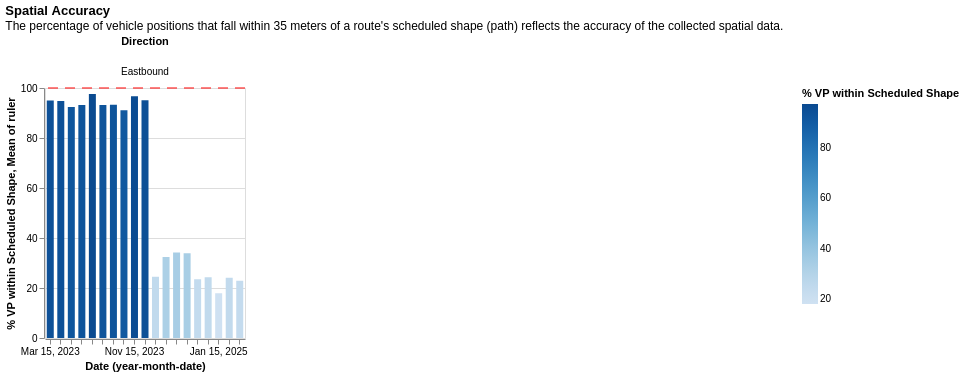

Notebook source saved alongside this figure:
### Code cell
old_route_filter(df)

### Figure 1 — Vega-Lite specification as saved in the notebook (floating-point values rounded to 4 significant figures)
{"config": {"view": {"continuousWidth": 300, "continuousHeight": 300}}, "vconcat": [{"facet": {"column": {"field": "Direction", "type": "nominal"}}, "spec": {"layer": [{"mark": {"type": "bar", "clip": true, "size": 7}, "encoding": {"color": {"field": "% VP within Scheduled Shape", "type": "quantitative"}, "tooltip": [{"field": "Direction", "type": "nominal"}, {"field": "Route", "type": "nominal"}, {"field": "% VP within Scheduled Shape", "type": "quantitative"}], "x": {"field": "Date", "timeUnit": "yearmonthdate", "type": "ordinal"}, "y": {"field": "% VP within Scheduled Shape", "type": "quantitative"}}, "name": "view_2"}, {"mark": {"type": "rule", "color": "red", "strokeDash": [10, 7]}, "encoding": {"y": {"aggregate": "mean", "field": "ruler", "type": "quantitative"}}}], "height": 250, "width": 200}, "title": {"text": "Spatial Accuracy", "subtitle": "The percentage of vehicle positions that fall within 35 meters of a route's scheduled shape (path) reflects the accuracy of the collected spatial data."}, "transform": [{"filter": {"param": "param_2"}}]}], "data": {"name": "data-670528f05c9322bcff9e06d5371e0dd4"}, "params": [{"name": "param_2", "select": {"type": "point", "fields": ["Route"]}, "bind": {"input": "select", "options": ["Cityline Local-East", "Cityline Local-West"], "name": "Routes: "}, "value": "Cityline Local-East", "views": ["view_2"]}], "$schema": "https://vega.github.io/schema/vega-lite/v5.20.1.json", "datasets": {"data-670528f05c9322bcff9e06d5371e0dd4": [{"Direction (0/1)": 0, "Period": "All Day", "Average Scheduled Service (trip minutes)": 52.73, "# Scheduled Trips": 15, "Date": "2023-03-15T00:00:00", "Route": "Cityline Local-East", "Direction": "Eastbound", "# Minutes with 1+ VP per Minute": 455, "# Minutes with 2+ VP per Minute": 249, "# Early Arrival Trips": 1, "# On-Time Trips": 7, "# Late Trips": 3, "Average VP per Minute": 1.19, "% VP within Scheduled Shape": 95.0, "% Scheduled Trip w/ 1+ VP/Minute": 78.2, "% Scheduled Trip w/ 2+ VP/Minute": 42.8, "Realtime versus Scheduled Service Ratio": 1.14, "Speed (MPH)": 8.82, "Portfolio Organization Name": "City of West Hollywood", "Headway (Minutes)": 96.77, "sched_rt_category": "schedule_and_vp", "ruler": 100}, {"Direction (0/1)": 1, "Period": "All Day", "Average Scheduled Service (trip minutes)": 67.89, "# Scheduled Trips": 15, "Date": "2023-03-15T00:00:00", "Route": "Cityline Local-West", "Direction": "Westbound", "# Minutes with 1+ VP per Minute": 649, "# Minutes with 2+ VP per Minute": 291, "# Early Arrival Trips": 2, "# On-Time Trips": 2, "# Late Trips": 8, "Average VP per Minute": 1.06, "% VP within Scheduled Shape": 94.1, "% Scheduled Trip w/ 1+ VP/Minute": 79.3, "% Scheduled Trip w/ 2+ VP/Minute": 35.5, "Realtime versus Scheduled Service Ratio": 1.21, "Speed (MPH)": 8.45, "Portfolio Organization Name": "City of West Hollywood", "Headway (Minutes)": 96.77, "sched_rt_category": "schedule_and_vp", "ruler": 100}, {"Direction (0/1)": 0, "Period": "All Day", "Average Scheduled Service (trip minutes)": 52.73, "# Scheduled Trips": 15, "Date": "2023-04-12T00:00:00", "Route": "Cityline Local-East", "Direction": "Eastbound", "# Minutes with 1+ VP per Minute": 597, "# Minutes with 2+ VP per Minute": 301, "# Early Arrival Trips": 3, "# On-Time Trips": 3, "# Late Trips": 7, "Average VP per Minute": 1.2, "% VP within Scheduled Shape": 94.8, "% Scheduled Trip w/ 1+ VP/Minute": 86.4, "% Scheduled Trip w/ 2+ VP/Minute": 43.6, "Realtime versus Scheduled Service Ratio": 1.22, "Speed (MPH)": 8.55, "Portfolio Organization Name": "City of West Hollywood", "Headway (Minutes)": 96.77, "sched_rt_category": "schedule_and_vp", "ruler": 100}, {"Direction (0/1)": 0, "Period": "All Day", "Average Scheduled Service (trip minutes)": 52.73, "# Scheduled Trips": 15, "Date": "2023-05-17T00:00:00", "Route": "Cityline Local-East", "Direction": "Eastbound", "# Minutes with 1+ VP per Minute": 579, "# Minutes with 2+ VP per Minute": 313, "# Early Arrival Trips": 2, "# On-Time Trips": 2, "# Late Trips": 7, "Average VP per Minute": 1.52, "% VP within Scheduled Shape": 92.4, "% Scheduled Trip w/ 1+ VP/Minute": 100.0, "% Scheduled Trip w/ 2+ VP/Minute": 54.1, "Realtime versus Scheduled Service Ratio": 1.13, "Speed (MPH)": 8.41, "Portfolio Organization Name": "City of West Hollywood", "Headway (Minutes)": 96.77, "sched_rt_category": "schedule_and_vp", "ruler": 100}, {"Direction (0/1)": 0, "Period": "All Day", "Average Scheduled Service (trip minutes)": 52.73, "# Scheduled Trips": 15, "Date": "2023-06-14T00:00:00", "Route": "Cityline Local-East", "Direction": "Eastbound", "# Minutes with 1+ VP per Minute": 397, "# Minutes with 2+ VP per Minute": 208, "# Early Arrival Trips": 1, "# On-Time Trips": 1, "# Late Trips": 5, "Average VP per Minute": 1.45, "% VP within Scheduled Shape": 93.2, "% Scheduled Trip w/ 1+ VP/Minute": 100.0, "% Scheduled Trip w/ 2+ VP/Minute": 56.1, "Realtime versus Scheduled Service Ratio": 1.28, "Speed (MPH)": 7.31, "Portfolio Organization Name": "City of West Hollywood", "Headway (Minutes)": 96.77, "sched_rt_category": "schedule_and_vp", "ruler": 100}, {"Direction (0/1)": 0, "Period": "All Day", "Average Scheduled Service (trip minutes)": 52.73, "# Scheduled Trips": 15, "Date": "2023-07-12T00:00:00", "Route": "Cityline Local-East", "Direction": "Eastbound", "# Minutes with 1+ VP per Minute": 695, "# Minutes with 2+ VP per Minute": 395, "# Early Arrival Trips": 0, "# On-Time Trips": 3, "# Late Trips": 8, "Average VP per Minute": 1.59, "% VP within Scheduled Shape": 97.6, "% Scheduled Trip w/ 1+ VP/Minute": 100.0, "% Scheduled Trip w/ 2+ VP/Minute": 67.8, "Realtime versus Scheduled Service Ratio": 1.32, "Speed (MPH)": 8.54, "Portfolio Organization Name": "City of West Hollywood", "Headway (Minutes)": 96.77, "sched_rt_category": "schedule_and_vp", "ruler": 100}, {"Direction (0/1)": 0, "Period": "All Day", "Average Scheduled Service (trip minutes)": 52.73, "# Scheduled Trips": 15, "Date": "2023-08-15T00:00:00", "Route": "Cityline Local-East", "Direction": "Eastbound", "# Minutes with 1+ VP per Minute": 395, "# Minutes with 2+ VP per Minute": 207, "# Early Arrival Trips": 1, "# On-Time Trips": 1, "# Late Trips": 5, "Average VP per Minute": 1.68, "% VP within Scheduled Shape": 93.2, "% Scheduled Trip w/ 1+ VP/Minute": 100.0, "% Scheduled Trip w/ 2+ VP/Minute": 55.6, "Realtime versus Scheduled Service Ratio": 1.08, "Speed (MPH)": 8.73, "Portfolio Organization Name": "City of West Hollywood", "Headway (Minutes)": 96.77, "sched_rt_category": "schedule_and_vp", "ruler": 100}, {"Direction (0/1)": 0, "Period": "All Day", "Average Scheduled Service (trip minutes)": 52.73, "# Scheduled Trips": 15, "Date": "2023-09-13T00:00:00", "Route": "Cityline Local-East", "Direction": "Eastbound", "# Minutes with 1+ VP per Minute": 668, "# Minutes with 2+ VP per Minute": 363, "# Early Arrival Trips": 2, "# On-Time Trips": 2, "# Late Trips": 7, "Average VP per Minute": 1.61, "% VP within Scheduled Shape": 93.3, "% Scheduled Trip w/ 1+ VP/Minute": 100.0, "% Scheduled Trip w/ 2+ VP/Minute": 62.6, "Realtime versus Scheduled Service Ratio": 1.24, "Speed (MPH)": 8.95, "Portfolio Organization Name": "City of West Hollywood", "Headway (Minutes)": 96.77, "sched_rt_category": "schedule_and_vp", "ruler": 100}, {"Direction (0/1)": 0, "Period": "All Day", "Average Scheduled Service (trip minutes)": 52.73, "# Scheduled Trips": 15, "Date": "2023-10-11T00:00:00", "Route": "Cityline Local-East", "Direction": "Eastbound", "# Minutes with 1+ VP per Minute": 534, "# Minutes with 2+ VP per Minute": 274, "# Early Arrival Trips": 3, "# On-Time Trips": 5, "# Late Trips": 3, "Average VP per Minute": 1.56, "% VP within Scheduled Shape": 91.1, "% Scheduled Trip w/ 1+ VP/Minute": 92.4, "% Scheduled Trip w/ 2+ VP/Minute": 47.4, "Realtime versus Scheduled Service Ratio": 1.01, "Speed (MPH)": 8.85, "Portfolio Organization Name": "City of West Hollywood", "Headway (Minutes)": 96.77, "sched_rt_category": "schedule_and_vp", "ruler": 100}, {"Direction (0/1)": 0, "Period": "All Day", "Average Scheduled Service (trip minutes)": 52.73, "# Scheduled Trips": 15, "Date": "2023-11-15T00:00:00", "Route": "Cityline Local-East", "Direction": "Eastbound", "# Minutes with 1+ VP per Minute": 358, "# Minutes with 2+ VP per Minute": 184, "# Early Arrival Trips": 2, "# On-Time Trips": 4, "# Late Trips": 1, "Average VP per Minute": 1.67, "% VP within Scheduled Shape": 96.7, "% Scheduled Trip w/ 1+ VP/Minute": 95.7, "% Scheduled Trip w/ 2+ VP/Minute": 49.2, "Realtime versus Scheduled Service Ratio": 0.98, "Speed (MPH)": 8.9, "Portfolio Organization Name": "City of West Hollywood", "Headway (Minutes)": 96.77, "sched_rt_category": "schedule_and_vp", "ruler": 100}, {"Direction (0/1)": 0, "Period": "All Day", "Average Scheduled Service (trip minutes)": 52.73, "# Scheduled Trips": 15, "Date": "2023-12-13T00:00:00", "Route": "Cityline Local-East", "Direction": "Eastbound", "# Minutes with 1+ VP per Minute": 501, "# Minutes with 2+ VP per Minute": 269, "# Early Arrival Trips": 0, "# On-Time Trips": 2, "# Late Trips": 6, "Average VP per Minute": 1.58, "% VP within Scheduled Shape": 95.1, "% Scheduled Trip w/ 1+ VP/Minute": 100.0, "% Scheduled Trip w/ 2+ VP/Minute": 64.0, "Realtime versus Scheduled Service Ratio": 1.31, "Speed (MPH)": 7.25, "Portfolio Organization Name": "City of West Hollywood", "Headway (Minutes)": 96.77, "sched_rt_category": "schedule_and_vp", "ruler": 100}, {"Direction (0/1)": 1, "Period": "All Day", "Average Scheduled Service (trip minutes)": 67.89, "# Scheduled Trips": 15, "Date": "2023-04-12T00:00:00", "Route": "Cityline Local-West", "Direction": "Westbound", "# Minutes with 1+ VP per Minute": 779, "# Minutes with 2+ VP per Minute": 371, "# Early Arrival Trips": 2, "# On-Time Trips": 6, "# Late Trips": 6, "Average VP per Minute": 1.2, "% VP within Scheduled Shape": 93.3, "% Scheduled Trip w/ 1+ VP/Minute": 81.7, "% Scheduled Trip w/ 2+ VP/Minute": 38.9, "Realtime versus Scheduled Service Ratio": 1.11, "Speed (MPH)": 7.81, "Portfolio Organization Name": "City of West Hollywood", "Headway (Minutes)": 96.77, "sched_rt_category": "schedule_and_vp", "ruler": 100}, {"Direction (0/1)": 1, "Period": "All Day", "Average Scheduled Service (trip minutes)": 67.89, "# Scheduled Trips": 15, "Date": "2023-05-17T00:00:00", "Route": "Cityline Local-West", "Direction": "Westbound", "# Minutes with 1+ VP per Minute": 708, "# Minutes with 2+ VP per Minute": 364, "# Early Arrival Trips": 1, "# On-Time Trips": 4, "# Late Trips": 5, "Average VP per Minute": 1.62, "% VP within Scheduled Shape": 93.9, "% Scheduled Trip w/ 1+ VP/Minute": 100.0, "% Scheduled Trip w/ 2+ VP/Minute": 54.1, "Realtime versus Scheduled Service Ratio": 1.1, "Speed (MPH)": 8.64, "Portfolio Organization Name": "City of West Hollywood", "Headway (Minutes)": 96.77, "sched_rt_category": "schedule_and_vp", "ruler": 100}, {"Direction (0/1)": 1, "Period": "All Day", "Average Scheduled Service (trip minutes)": 67.89, "# Scheduled Trips": 15, "Date": "2023-06-14T00:00:00", "Route": "Cityline Local-West", "Direction": "Westbound", "# Minutes with 1+ VP per Minute": 442, "# Minutes with 2+ VP per Minute": 200, "# Early Arrival Trips": 0, "# On-Time Trips": 3, "# Late Trips": 3, "Average VP per Minute": 1.49, "% VP within Scheduled Shape": 94.8, "% Scheduled Trip w/ 1+ VP/Minute": 100.0, "% Scheduled Trip w/ 2+ VP/Minute": 49.6, "Realtime versus Scheduled Service Ratio": 1.18, "Speed (MPH)": 9.04, "Portfolio Organization Name": "City of West Hollywood", "Headway (Minutes)": 96.77, "sched_rt_category": "schedule_and_vp", "ruler": 100}, {"Direction (0/1)": 1, "Period": "All Day", "Average Scheduled Service (trip minutes)": 67.89, "# Scheduled Trips": 15, "Date": "2023-07-12T00:00:00", "Route": "Cityline Local-West", "Direction": "Westbound", "# Minutes with 1+ VP per Minute": 816, "# Minutes with 2+ VP per Minute": 433, "# Early Arrival Trips": 1, "# On-Time Trips": 5, "# Late Trips": 5, "Average VP per Minute": 1.67, "% VP within Scheduled Shape": 93.9, "% Scheduled Trip w/ 1+ VP/Minute": 100.0, "% Scheduled Trip w/ 2+ VP/Minute": 57.9, "Realtime versus Scheduled Service Ratio": 1.11, "Speed (MPH)": 9.12, "Portfolio Organization Name": "City of West Hollywood", "Headway (Minutes)": 96.77, "sched_rt_category": "schedule_and_vp", "ruler": 100}, {"Direction (0/1)": 1, "Period": "All Day", "Average Scheduled Service (trip minutes)": 67.89, "# Scheduled Trips": 15, "Date": "2023-08-15T00:00:00", "Route": "Cityline Local-West", "Direction": "Westbound", "# Minutes with 1+ VP per Minute": 374, "# Minutes with 2+ VP per Minute": 186, "# Early Arrival Trips": 0, "# On-Time Trips": 3, "# Late Trips": 2, "Average VP per Minute": 1.66, "% VP within Scheduled Shape": 92.5, "% Scheduled Trip w/ 1+ VP/Minute": 100.0, "% Scheduled Trip w/ 2+ VP/Minute": 55.1, "Realtime versus Scheduled Service Ratio": 1.12, "Speed (MPH)": 9.45, "Portfolio Organization Name": "City of West Hollywood", "Headway (Minutes)": 96.77, "sched_rt_category": "schedule_and_vp", "ruler": 100}, {"Direction (0/1)": 1, "Period": "All Day", "Average Scheduled Service (trip minutes)": 67.89, "# Scheduled Trips": 15, "Date": "2023-09-13T00:00:00", "Route": "Cityline Local-West", "Direction": "Westbound", "# Minutes with 1+ VP per Minute": 751, "# Minutes with 2+ VP per Minute": 375, "# Early Arrival Trips": 1, "# On-Time Trips": 3, "# Late Trips": 6, "Average VP per Minute": 1.66, "% VP within Scheduled Shape": 95.6, "% Scheduled Trip w/ 1+ VP/Minute": 100.0, "% Scheduled Trip w/ 2+ VP/Minute": 55.8, "Realtime versus Scheduled Service Ratio": 1.13, "Speed (MPH)": 9.07, "Portfolio Organization Name": "City of West Hollywood", "Headway (Minutes)": 96.77, "sched_rt_category": "schedule_and_vp", "ruler": 100}, {"Direction (0/1)": 1, "Period": "All Day", "Average Scheduled Service (trip minutes)": 67.89, "# Scheduled Trips": 15, "Date": "2023-10-11T00:00:00", "Route": "Cityline Local-West", "Direction": "Westbound", "# Minutes with 1+ VP per Minute": 694, "# Minutes with 2+ VP per Minute": 323, "# Early Arrival Trips": 1, "# On-Time Trips": 2, "# Late Trips": 6, "Average VP per Minute": 1.59, "% VP within Scheduled Shape": 93.6, "% Scheduled Trip w/ 1+ VP/Minute": 100.0, "% Scheduled Trip w/ 2+ VP/Minute": 53.6, "Realtime versus Scheduled Service Ratio": 1.18, "Speed (MPH)": 9.14, "Portfolio Organization Name": "City of West Hollywood", "Headway (Minutes)": 96.77, "sched_rt_category": "schedule_and_vp", "ruler": 100}, {"Direction (0/1)": 1, "Period": "All Day", "Average Scheduled Service (trip minutes)": 67.89, "# Scheduled Trips": 15, "Date": "2023-11-15T00:00:00", "Route": "Cityline Local-West", "Direction": "Westbound", "# Minutes with 1+ VP per Minute": 496, "# Minutes with 2+ VP per Minute": 210, "# Early Arrival Trips": 1, "# On-Time Trips": 3, "# Late Trips": 4, "Average VP per Minute": 1.18, "% VP within Scheduled Shape": 87.7, "% Scheduled Trip w/ 1+ VP/Minute": 90.5, "% Scheduled Trip w/ 2+ VP/Minute": 38.3, "Realtime versus Scheduled Service Ratio": 1.21, "Speed (MPH)": 7.26, "Portfolio Organization Name": "City of West Hollywood", "Headway (Minutes)": 96.77, "sched_rt_category": "schedule_and_vp", "ruler": 100}, {"Direction (0/1)": 1, "Period": "All Day", "Average Scheduled Service (trip minutes)": 67.89, "# Scheduled Trips": 15, "Date": "2023-12-13T00:00:00", "Route": "Cityline Local-West", "Direction": "Westbound", "# Minutes with 1+ VP per Minute": 572, "# Minutes with 2+ VP per Minute": 287, "# Early Arrival Trips": 1, "# On-Time Trips": 3, "# Late Trips": 4, "Average VP per Minute": 1.6, "% VP within Scheduled Shape": 94.6, "% Scheduled Trip w/ 1+ VP/Minute": 100.0, "% Scheduled Trip w/ 2+ VP/Minute": 53.0, "Realtime versus Scheduled Service Ratio": 1.08, "Speed (MPH)": 9.03, "Portfolio Organization Name": "City of West Hollywood", "Headway (Minutes)": 96.77, "sched_rt_category": "schedule_and_vp", "ruler": 100}, {"Direction (0/1)": 0, "Period": "All Day", "Average Scheduled Service (trip minutes)": 52.73, "# Scheduled Trips": 15, "Date": "2024-07-17T00:00:00", "Route": "Cityline Local-East", "Direction": "Eastbound", "# Minutes with 1+ VP per Minute": 1229, "# Minutes with 2+ VP per Minute": 684, "# Early Arrival Trips": 6, "# On-Time Trips": 12, "# Late Trips": 5, "Average VP per Minute": 1.66, "% VP within Scheduled Shape": 24.5, "% Scheduled Trip w/ 1+ VP/Minute": 100.0, "% Scheduled Trip w/ 2+ VP/Minute": 56.5, "Realtime versus Scheduled Service Ratio": 1.06, "Speed (MPH)": 8.33, "Portfolio Organization Name": "City of West Hollywood", "Headway (Minutes)": 96.77, "sched_rt_category": "schedule_and_vp", "ruler": 100}, {"Direction (0/1)": 0, "Period": "All Day", "Average Scheduled Service (trip minutes)": 52.73, "# Scheduled Trips": 15, "Date": "2024-08-14T00:00:00", "Route": "Cityline Local-East", "Direction": "Eastbound", "# Minutes with 1+ VP per Minute": 970, "# Minutes with 2+ VP per Minute": 601, "# Early Arrival Trips": 7, "# On-Time Trips": 7, "# Late Trips": 8, "Average VP per Minute": 1.44, "% VP within Scheduled Shape": 32.4, "% Scheduled Trip w/ 1+ VP/Minute": 84.6, "% Scheduled Trip w/ 2+ VP/Minute": 52.4, "Realtime versus Scheduled Service Ratio": 1.1, "Speed (MPH)": 10.77, "Portfolio Organization Name": "City of West Hollywood", "Headway (Minutes)": 96.77, "sched_rt_category": "schedule_and_vp", "ruler": 100}, {"Direction (0/1)": 0, "Period": "All Day", "Average Scheduled Service (trip minutes)": 52.73, "# Scheduled Trips": 15, "Date": "2024-09-18T00:00:00", "Route": "Cityline Local-East", "Direction": "Eastbound", "# Minutes with 1+ VP per Minute": 980, "# Minutes with 2+ VP per Minute": 546, "# Early Arrival Trips": 4, "# On-Time Trips": 3, "# Late Trips": 11, "Average VP per Minute": 1.55, "% VP within Scheduled Shape": 34.2, "% Scheduled Trip w/ 1+ VP/Minute": 100.0, "% Scheduled Trip w/ 2+ VP/Minute": 56.2, "Realtime versus Scheduled Service Ratio": 1.13, "Speed (MPH)": 7.9, "Portfolio Organization Name": "City of West Hollywood", "Headway (Minutes)": 96.77, "sched_rt_category": "schedule_and_vp", "ruler": 100}, {"Direction (0/1)": 0, "Period": "All Day", "Average Scheduled Service (trip minutes)": 52.73, "# Scheduled Trips": 15, "Date": "2024-10-16T00:00:00", "Route": "Cityline Local-East", "Direction": "Eastbound", "# Minutes with 1+ VP per Minute": 1315, "# Minutes with 2+ VP per Minute": 655, "# Early Arrival Trips": 2, "# On-Time Trips": 5, "# Late Trips": 14, "Average VP per Minute": 1.6, "% VP within Scheduled Shape": 33.9, "% Scheduled Trip w/ 1+ VP/Minute": 100.0, "% Scheduled Trip w/ 2+ VP/Minute": 60.0, "Realtime versus Scheduled Service Ratio": 1.27, "Speed (MPH)": 8.24, "Portfolio Organization Name": "City of West Hollywood", "Headway (Minutes)": 96.77, "sched_rt_category": "schedule_and_vp", "ruler": 100}, {"Direction (0/1)": 0, "Period": "All Day", "Average Scheduled Service (trip minutes)": 52.73, "# Scheduled Trips": 15, "Date": "2024-11-13T00:00:00", "Route": "Cityline Local-East", "Direction": "Eastbound", "# Minutes with 1+ VP per Minute": 976, "# Minutes with 2+ VP per Minute": 556, "# Early Arrival Trips": 0, "# On-Time Trips": 8, "# Late Trips": 8, "Average VP per Minute": 1.62, "% VP within Scheduled Shape": 23.5, "% Scheduled Trip w/ 1+ VP/Minute": 100.0, "% Scheduled Trip w/ 2+ VP/Minute": 66.8, "Realtime versus Scheduled Service Ratio": 1.31, "Speed (MPH)": 8.6, "Portfolio Organization Name": "City of West Hollywood", "Headway (Minutes)": 96.77, "sched_rt_category": "schedule_and_vp", "ruler": 100}, {"Direction (0/1)": 0, "Period": "All Day", "Average Scheduled Service (trip minutes)": 52.73, "# Scheduled Trips": 15, "Date": "2024-12-11T00:00:00", "Route": "Cityline Local-East", "Direction": "Eastbound", "# Minutes with 1+ VP per Minute": 748, "# Minutes with 2+ VP per Minute": 428, "# Early Arrival Trips": 0, "# On-Time Trips": 3, "# Late Trips": 9, "Average VP per Minute": 1.46, "% VP within Scheduled Shape": 24.3, "% Scheduled Trip w/ 1+ VP/Minute": 100.0, "% Scheduled Trip w/ 2+ VP/Minute": 64.1, "Realtime versus Scheduled Service Ratio": 1.35, "Speed (MPH)": 7.6, "Portfolio Organization Name": "City of West Hollywood", "Headway (Minutes)": 96.77, "sched_rt_category": "schedule_and_vp", "ruler": 100}, {"Direction (0/1)": 1, "Period": "All Day", "Average Scheduled Service (trip minutes)": 67.89, "# Scheduled Trips": 15, "Date": "2024-07-17T00:00:00", "Route": "Cityline Local-West", "Direction": "Westbound", "# Minutes with 1+ VP per Minute": 1659, "# Minutes with 2+ VP per Minute": 855, "# Early Arrival Trips": 3, "# On-Time Trips": 18, "# Late Trips": 5, "Average VP per Minute": 1.65, "% VP within Scheduled Shape": 21.9, "% Scheduled Trip w/ 1+ VP/Minute": 94.9, "% Scheduled Trip w/ 2+ VP/Minute": 48.9, "Realtime versus Scheduled Service Ratio": 0.98, "Speed (MPH)": 9.55, "Portfolio Organization Name": "City of West Hollywood", "Headway (Minutes)": 96.77, "sched_rt_category": "schedule_and_vp", "ruler": 100}, {"Direction (0/1)": 1, "Period": "All Day", "Average Scheduled Service (trip minutes)": 67.89, "# Scheduled Trips": 15, "Date": "2024-08-14T00:00:00", "Route": "Cityline Local-West", "Direction": "Westbound", "# Minutes with 1+ VP per Minute": 2032, "# Minutes with 2+ VP per Minute": 1009, "# Early Arrival Trips": 12, "# On-Time Trips": 4, "# Late Trips": 13, "Average VP per Minute": 1.65, "% VP within Scheduled Shape": 24.7, "% Scheduled Trip w/ 1+ VP/Minute": 100.0, "% Scheduled Trip w/ 2+ VP/Minute": 51.2, "Realtime versus Scheduled Service Ratio": 1.04, "Speed (MPH)": 9.53, "Portfolio Organization Name": "City of West Hollywood", "Headway (Minutes)": 96.77, "sched_rt_category": "schedule_and_vp", "ruler": 100}, {"Direction (0/1)": 1, "Period": "All Day", "Average Scheduled Service (trip minutes)": 67.89, "# Scheduled Trips": 15, "Date": "2024-09-18T00:00:00", "Route": "Cityline Local-West", "Direction": "Westbound", "# Minutes with 1+ VP per Minute": 1882, "# Minutes with 2+ VP per Minute": 756, "# Early Arrival Trips": 3, "# On-Time Trips": 5, "# Late Trips": 15, "Average VP per Minute": 1.46, "% VP within Scheduled Shape": 28.0, "% Scheduled Trip w/ 1+ VP/Minute": 100.0, "% Scheduled Trip w/ 2+ VP/Minute": 48.2, "Realtime versus Scheduled Service Ratio": 1.24, "Speed (MPH)": 8.14, "Portfolio Organization Name": "City of West Hollywood", "Headway (Minutes)": 96.77, "sched_rt_category": "schedule_and_vp", "ruler": 100}, {"Direction (0/1)": 1, "Period": "All Day", "Average Scheduled Service (trip minutes)": 67.89, "# Scheduled Trips": 15, "Date": "2024-10-16T00:00:00", "Route": "Cityline Local-West", "Direction": "Westbound", "# Minutes with 1+ VP per Minute": 1401, "# Minutes with 2+ VP per Minute": 697, "# Early Arrival Trips": 5, "# On-Time Trips": 0, "# Late Trips": 15, "Average VP per Minute": 1.57, "% VP within Scheduled Shape": 31.9, "% Scheduled Trip w/ 1+ VP/Minute": 100.0, "% Scheduled Trip w/ 2+ VP/Minute": 52.3, "Realtime versus Scheduled Service Ratio": 1.1, "Speed (MPH)": 9.09, "Portfolio Organization Name": "City of West Hollywood", "Headway (Minutes)": 96.77, "sched_rt_category": "schedule_and_vp", "ruler": 100}, {"Direction (0/1)": 1, "Period": "All Day", "Average Scheduled Service (trip minutes)": 67.89, "# Scheduled Trips": 15, "Date": "2024-11-13T00:00:00", "Route": "Cityline Local-West", "Direction": "Westbound", "# Minutes with 1+ VP per Minute": 1129, "# Minutes with 2+ VP per Minute": 539, "# Early Arrival Trips": 3, "# On-Time Trips": 4, "# Late Trips": 9, "Average VP per Minute": 1.62, "% VP within Scheduled Shape": 24.2, "% Scheduled Trip w/ 1+ VP/Minute": 100.0, "% Scheduled Trip w/ 2+ VP/Minute": 50.4, "Realtime versus Scheduled Service Ratio": 1.07, "Speed (MPH)": 8.56, "Portfolio Organization Name": "City of West Hollywood", "Headway (Minutes)": 96.77, "sched_rt_category": "schedule_and_vp", "ruler": 100}, {"Direction (0/1)": 1, "Period": "All Day", "Average Scheduled Service (trip minutes)": 67.89, "# Scheduled Trips": 15, "Date": "2024-12-11T00:00:00", "Route": "Cityline Local-West", "Direction": "Westbound", "# Minutes with 1+ VP per Minute": 1344, "# Minutes with 2+ VP per Minute": 655, "# Early Arrival Trips": 0, "# On-Time Trips": 8, "# Late Trips": 9, "Average VP per Minute": 1.62, "% VP within Scheduled Shape": 22.0, "% Scheduled Trip w/ 1+ VP/Minute": 100.0, "% Scheduled Trip w/ 2+ VP/Minute": 55.6, "Realtime versus Scheduled Service Ratio": 1.17, "Speed (MPH)": 8.43, "Portfolio Organization Name": "City of West Hollywood", "Headway (Minutes)": 96.77, "sched_rt_category": "schedule_and_vp", "ruler": 100}, {"Direction (0/1)": 0, "Period": "All Day", "Average Scheduled Service (trip minutes)": 52.73, "# Scheduled Trips": 15, "Date": "2025-01-15T00:00:00", "Route": "Cityline Local-East", "Direction": "Eastbound", "# Minutes with 1+ VP per Minute": 345, "# Minutes with 2+ VP per Minute": 192, "# Early Arrival Trips": 0, "# On-Time Trips": 6, "# Late Trips": 3, "Average VP per Minute": 1.11, "% VP within Scheduled Shape": 17.9, "% Scheduled Trip w/ 1+ VP/Minute": 72.8, "% Scheduled Trip w/ 2+ VP/Minute": 40.5, "Realtime versus Scheduled Service Ratio": 1.15, "Speed (MPH)": 6.07, "Portfolio Organization Name": "City of West Hollywood", "Headway (Minutes)": 96.77, "sched_rt_category": "schedule_and_vp", "ruler": 100}, {"Direction (0/1)": 0, "Period": "All Day", "Average Scheduled Service (trip minutes)": 52.73, "# Scheduled Trips": 15, "Date": "2025-02-12T00:00:00", "Route": "Cityline Local-East", "Direction": "Eastbound", "# Minutes with 1+ VP per Minute": 960, "# Minutes with 2+ VP per Minute": 596, "# Early Arrival Trips": 0, "# On-Time Trips": 0, "# Late Trips": 16, "Average VP per Minute": 1.77, "% VP within Scheduled Shape": 24.1, "% Scheduled Trip w/ 1+ VP/Minute": 100.0, "% Scheduled Trip w/ 2+ VP/Minute": 71.6, "Realtime versus Scheduled Service Ratio": 1.19, "Speed (MPH)": 8.26, "Portfolio Organization Name": "City of West Hollywood", "Headway (Minutes)": 96.77, "sched_rt_category": "schedule_and_vp", "ruler": 100}, {"Direction (0/1)": 0, "Period": "All Day", "Average Scheduled Service (trip minutes)": 52.73, "# Scheduled Trips": 15, "Date": "2025-03-12T00:00:00", "Route": "Cityline Local-East", "Direction": "Eastbound", "# Minutes with 1+ VP per Minute": 847, "# Minutes with 2+ VP per Minute": 454, "# Early Arrival Trips": 2, "# On-Time Trips": 5, "# Late Trips": 8, "Average VP per Minute": 1.65, "% VP within Scheduled Shape": 22.9, "% Scheduled Trip w/ 1+ VP/Minute": 100.0, "% Scheduled Trip w/ 2+ VP/Minute": 57.0, "Realtime versus Scheduled Service Ratio": 1.09, "Speed (MPH)": 7.68, "Portfolio Organization Name": "City of West Hollywood", "Headway (Minutes)": 96.77, "sched_rt_category": "schedule_and_vp", "ruler": 100}, {"Direction (0/1)": 1, "Period": "All Day", "Average Scheduled Service (trip minutes)": 67.89, "# Scheduled Trips": 15, "Date": "2025-01-15T00:00:00", "Route": "Cityline Local-West", "Direction": "Westbound", "# Minutes with 1+ VP per Minute": 1440, "# Minutes with 2+ VP per Minute": 729, "# Early Arrival Trips": 0, "# On-Time Trips": 0, "# Late Trips": 18, "Average VP per Minute": 1.63, "% VP within Scheduled Shape": 10.2, "% Scheduled Trip w/ 1+ VP/Minute": 100.0, "% Scheduled Trip w/ 2+ VP/Minute": 58.9, "Realtime versus Scheduled Service Ratio": 1.2, "Speed (MPH)": 9.45, "Portfolio Organization Name": "City of West Hollywood", "Headway (Minutes)": 96.77, "sched_rt_category": "schedule_and_vp", "ruler": 100}, {"Direction (0/1)": 1, "Period": "All Day", "Average Scheduled Service (trip minutes)": 67.89, "# Scheduled Trips": 15, "Date": "2025-02-12T00:00:00", "Route": "Cityline Local-West", "Direction": "Westbound", "# Minutes with 1+ VP per Minute": 1126, "# Minutes with 2+ VP per Minute": 594, "# Early Arrival Trips": 4, "# On-Time Trips": 4, "# Late Trips": 9, "Average VP per Minute": 1.52, "% VP within Scheduled Shape": 23.3, "% Scheduled Trip w/ 1+ VP/Minute": 98.1, "% Scheduled Trip w/ 2+ VP/Minute": 51.8, "Realtime versus Scheduled Service Ratio": 1.06, "Speed (MPH)": 11.39, "Portfolio Organization Name": "City of West Hollywood", "Headway (Minutes)": 96.77, "sched_rt_category": "schedule_and_vp", "ruler": 100}, {"Direction (0/1)": 1, "Period": "All Day", "Average Scheduled Service (trip minutes)": 67.89, "# Scheduled Trips": 15, "Date": "2025-03-12T00:00:00", "Route": "Cityline Local-West", "Direction": "Westbound", "# Minutes with 1+ VP per Minute": 1119, "# Minutes with 2+ VP per Minute": 598, "# Early Arrival Trips": 0, "# On-Time Trips": 4, "# Late Trips": 13, "Average VP per Minute": 1.52, "% VP within Scheduled Shape": 23.0, "% Scheduled Trip w/ 1+ VP/Minute": 97.5, "% Scheduled Trip w/ 2+ VP/Minute": 52.1, "Realtime versus Scheduled Service Ratio": 1.09, "Speed (MPH)": 9.74, "Portfolio Organization Name": "City of West Hollywood", "Headway (Minutes)": 96.77, "sched_rt_category": "schedule_and_vp", "ruler": 100}]}}
